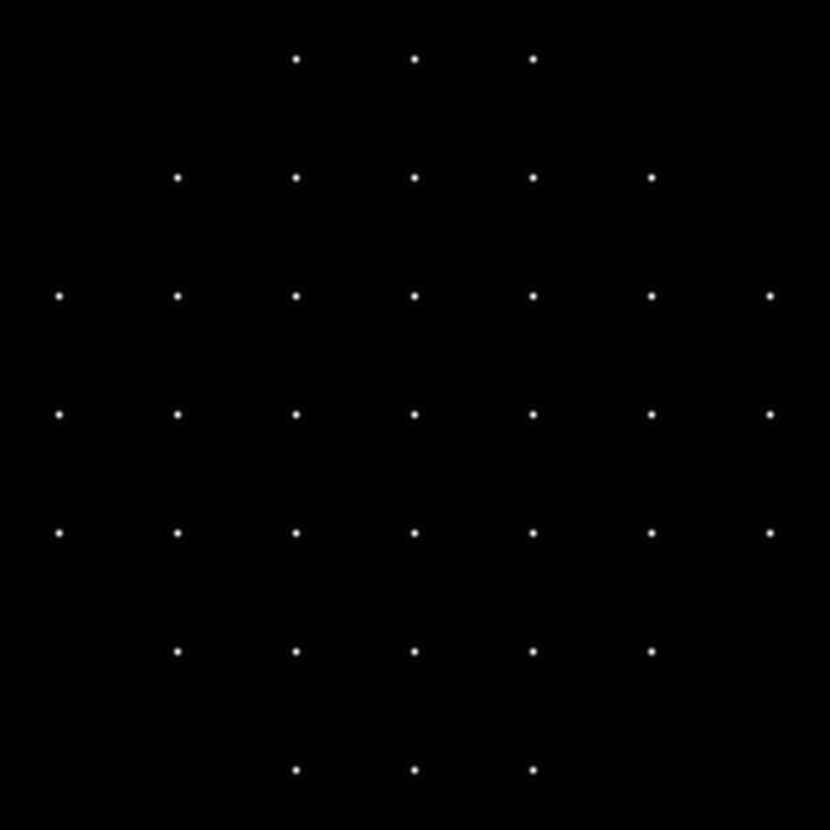
#> input picture diffraction_grid.png, 1659 x 1659 px, found by its file name (shown at 1/2 size)
$ python image_tests.py   (older library calls are emulated)
#> lines starting #> are read from the running program, lines starting #| are printed output that depends on the picture; after the words box and inside, x2 and y2 are one past the last pixel; in counts of white or black regions, pixels touching at a corner belong together
### src/classes/imagereader.py
import sys
import cv2
import numpy as np
import pandas as pd

# setting path
sys.path.append('./')

from .grid import Grid
from .blob import Blob

class ImageReader:
    image = None
    center_x = None
    center_y = None
    grid_kernel = None
    grid_len = 0
    grid_width = 0
    grid_len_size = 0
    grid_width_size = 0
    # Not sure if aperture_rad is still going to be used at all
    aperture_rad = 0
    pixel_length = 0
    blob_size = 0
    radius = 0
    blobs = []
    centers = []
    grid = None
    previews = True

    # The way the init works is subject to change depending on how image
    # streaming works
    # Regardless, would like to have an optional 'path' variable for testing
    # single images
    def __init__(self, path=None, imm_arr=None, pixel_length=1.55, previews=True):
        self.pixel_length = pixel_length
        if (path == None):
            self.image = imm_arr
        else:
            self.image = cv2.cvtColor(cv2.imread(path), cv2.COLOR_BGR2GRAY)
        self.center_x = len(self.image[0])//2
        self.center_y = len(self.image)//2
        self.previews = previews
        self.centroid_coarse_grid()
        self.centroid_fine_grid()
        self.fit_grid()

    # Gets size of the grid. We are assuming this will be constant
    def get_grid_size(self):
        # Grid size values are assumed as 5x5
        self.grid_len = 5
        self.grid_width = 5

    # Gets the size of the aperture. We are assuming this will be constant
    def get_aperture_size(self):
        # Grid size is assumed to be 1000px, so radius is 500px
        self.aperture_rad = 500

    # Gets the radius size (distance between blobs)
    def get_radius_size(self):
        # [13 lines of commented-out code are left out]
        self.radius = 236/2

    def smooth_image(self, thresh):
        # Automate smoothing so we get an apporpriate number of components
        num_labels = len(self.image)*len(self.image[0])
        prev_num_labels = num_labels*2
        stel_size = 3
        stats = None
        while num_labels < prev_num_labels:
            prev_num_labels = num_labels
            # Smooth edges
            kernel = cv2.getStructuringElement(cv2.MORPH_ELLIPSE,
                (stel_size,stel_size))
            opened = cv2.morphologyEx(thresh, cv2.MORPH_OPEN, kernel)
            # Detect connected components
            output = cv2.connectedComponentsWithStats(
                opened, 4, cv2.CV_32S)
            (num_labels, labels, stats, centroids) = output
            stel_size += num_labels//100
        if (self.previews):
            cv2.imshow('smoothed', opened)
            cv2.waitKey()
        return (labels, stats, centroids, num_labels)

    def filter_small_comps(self, bw, stats, centroids, labels, num_labels):
        # Filter small components automatically
        area_factor = 0.2
        average_area = np.mean(stats[1:, cv2.CC_STAT_AREA])
        final_centroids = []
        mask = bw.copy()
        mask[::] = 0
        labeled_mask = cv2.cvtColor(self.image.copy(),cv2.COLOR_GRAY2RGB)
        coarse_num_labels = 0
        for i in range(1, num_labels):
            x = stats[i, cv2.CC_STAT_LEFT]
            y = stats[i, cv2.CC_STAT_TOP]
            w = stats[i, cv2.CC_STAT_WIDTH]
            h = stats[i, cv2.CC_STAT_HEIGHT]
            area = stats[i, cv2.CC_STAT_AREA]
            # filter small components depending on a percentage of the
            # max area
            if area > (average_area*area_factor):
                coarse_num_labels += 1
                component_mask = (labels == i).astype("uint8") * 255
                mask = cv2.bitwise_or(mask, component_mask)

                (cX, cY) = centroids[i]
                cv2.rectangle(labeled_mask,
                        (x, y), (x + w, y + h), (0, 255, 0), 3)
                cv2.circle(labeled_mask,
                        (int(cX), int(cY)), 4, (0, 0, 255), -1)
                final_centroids.append([cX, cY])
        area_factor+= 0.01

        if (self.previews):
            # Display found and labeled components
            cv2.imshow('coarse components', mask)
            cv2.waitKey()
            cv2.imshow('coarse labeled components', labeled_mask)
            cv2.waitKey()
            cv2.destroyAllWindows()

        return final_centroids

    def display_component_image(self):
        bw = self.image
        # Get the subimages for each blob
        labeled_mask = cv2.cvtColor(self.image.copy(),cv2.COLOR_GRAY2RGB)
        new_centers = []
        for i in range(len(self.centers)):
            (cX, cY) = self.centers[i]
            x_start = int(int(cX)-self.radius)
            x_end = int(int(cX)+self.radius)
            y_start = int(int(cY)-self.radius)
            y_end = int(int(cY)+self.radius)
            # Make sure the blobs are within range for proper centroiding (not
            # clipped at the edge of the picture)
            if (x_start >= 0 and x_end < len(self.image[0]) and y_start >= 0 and y_end < len(self.image)):
                blob_mat = bw[y_start:y_end, x_start:x_end]
                cv2.rectangle(labeled_mask,
                    (x_start, y_start), (x_end, y_end), (0, 255, 0), 3)
                # Convert the subimages to blobs to calculate centroids
                new_centers.append(self.centers[i])
                self.blobs.append(Blob(blob_mat, cX, cY, self.pixel_length))
        self.centers = new_centers

        if (self.previews):
            cv2.imshow('fine labeled components', labeled_mask)
            cv2.waitKey()

    # Sets the kernel for cross-correlation
    def set_kernel(self):
        # Create the kernel for cross-correlation. This is a perfect grid
        # blob pad
        blob_pad = 1
        black_blob = np.zeros((int(self.radius)*2, int(self.radius)*2))
        # stel diameter size
        stel_size = 98
        # size of the kernel
        kernel_size = int(self.radius*2)
        kernel_circle = cv2.getStructuringElement(cv2.MORPH_ELLIPSE,
            (stel_size,stel_size))
        kernel = np.pad(kernel_circle,
                        pad_width=(kernel_size-stel_size)//2,
                        mode='constant',
                        constant_values=0)
        row_kernel = []
        rows = [kernel]*self.grid_width
        row_kernel = np.hstack(tuple(rows))
        # Create row padding
        row_pad =  np.hstack(tuple([black_blob] + [kernel]*(self.grid_width-2*blob_pad) + [black_blob]))
        cols = [row_pad] + [row_kernel]*self.grid_len + [row_pad]
        # Create column padding
        col_pad = np.vstack(tuple([black_blob]*2 + [kernel]*(self.grid_len-2*blob_pad) + [black_blob]*2))
        self.grid_kernel = np.hstack(tuple([col_pad] + [np.vstack(tuple(cols))] + [col_pad]))
        (self.grid_len_size, self.grid_width_size) = np.shape(self.grid_kernel)
        if (self.previews):
            cv2.imshow('kernel', self.grid_kernel*255)
            cv2.waitKey()

    # Cycles through the found blobs and performs cross-correlation to find the
    # optimum spot for the grid
    #
    # returns: the position in the centers array for the optimum grid position
    def cross_correlation(self):
        bw = self.image
        thresh = cv2.threshold(bw, 0, 255, cv2.THRESH_OTSU)[1]
        max_val = 0
        pos = 0
        for i in range(len(self.centers)):
            (cX, cY) = self.centers[i]
            x_start = int(cX-(self.grid_width_size//2 if self.grid_width%2 == 1 else (self.grid_width_size//2)-self.radius))
            y_start = int(cY-(self.grid_len_size//2 if self.grid_len%2 == 1 else (self.grid_len_size//2)-self.radius))
            x_end = int(cX+(self.grid_width_size//2 if self.grid_width%2 == 1 else (self.grid_width_size//2)+self.radius))
            y_end = int(cY+(self.grid_len_size//2 if self.grid_len%2 == 1 else (self.grid_len_size//2)+self.radius))
            # Check if the grid will be outside of the image
            if (x_start >= 0 and x_end < len(self.image[0]) and y_start >= 0 and y_end < len(self.image)):
                # Get the sub-grid and perform cross-correlation to check fit
                grid_image = thresh[y_start:y_end, x_start:x_end]
                cc_val = (grid_image*self.grid_kernel).sum()
                if cc_val > max_val:
                    max_val = cc_val
                    pos = i
        return pos

    # Gets the new Grid object based on the given grid
    #
    # args: grid -- the grid matrix
    #       y_shift -- the shift in the y-axis to the start of the grid
    #       x_shift -- the shift in the x-axis to the start of the grid
    #       cx -- distance to center in the x-axis for normalization
    #       cy -- distance to center in the y-axis for normalication
    #
    # returns: new Grid object
    def get_grid_object(self, grid, y_shift, x_shift, cx, cy):
        # Size of padding
        blob_padding = 1
        # Get new blobs after fitting the grid
        blob_size = int(self.radius*2)
        x_edges = [0 + (blob_size*i) for i in range(self.grid_width+1+(2*blob_padding))]
        y_edges = [0 + (blob_size*i) for i in range(self.grid_len+1+(2*blob_padding))]
        blob_array = []
        for i in range(self.grid_len+(2*blob_padding)):
            jstart = 0
            jend = self.grid_width+(2*blob_padding)
            if i == 0 or i == (self.grid_len+(2*blob_padding))-1:
                jstart = 2
                jend = self.grid_width+(2*blob_padding)-2
            elif i == 1 or i == (self.grid_len+(2*blob_padding))-2:
                jstart = 1
                jend = self.grid_width+(2*blob_padding)-1
            for j in range(jstart,jend):
                start_x = x_edges[j]
                start_y = y_edges[i]
                end_x = x_edges[j+1]
                end_y = y_edges[i+1]
                # These values are used for normalizing the positions of the
                # grid
                center_x = (((start_x+end_x)//2) + x_shift)
                center_y = (((start_y+end_y)//2) + y_shift)
                blob_mat = grid[start_y:end_y, start_x:end_x]
                blob_array.append(Blob(blob_mat, center_x, center_y, center_x-cx, center_y-cy, self.pixel_length))
        return Grid(blob_array)

    # Performs coarse grid automation -- finds possible blob locations
    def centroid_coarse_grid(self):
        # Threshold the image. This uses Otsu's thresholding method
        bw = self.image
        thresh = cv2.threshold(bw, 0, 255, cv2.THRESH_OTSU)[1]
        if (self.previews):
            cv2.imshow('threshold', thresh)
            cv2.waitKey()

        # Smooth the image
        (labels, stats, centroids, num_labels) = self.smooth_image(thresh)
        # Filter out small components
        self.centers = self.filter_small_comps(bw, stats, centroids, labels, num_labels)


    # Performs fine grid automation -- finds actual blob locations and sizes
    def centroid_fine_grid(self):
        # Get the radius of the blobs
        self.get_radius_size()

        self.display_component_image()

    # Performs grid fitting via cross-correlation of an "ideal" grid
    def fit_grid(self):
        bw = self.image
        self.get_grid_size()

        # Create the kernel for cross-correlation. This is a perfect grid
        self.set_kernel()

        # Perform cross-correlation on all values and get the max's index
        pos = self.cross_correlation()
        # Get positions of final grid after cross correlation fitting
        (cX, cY) = self.centers[pos]
        x_start = int(cX-(self.grid_width_size//2 if self.grid_width%2 == 1 else (self.grid_width_size//2)-self.radius))
        y_start = int(cY-(self.grid_len_size//2 if self.grid_len%2 == 1 else (self.grid_len_size//2)-self.radius))
        x_end = int(cX+(self.grid_width_size//2 if self.grid_width%2 == 1 else (self.grid_width_size//2)+self.radius))
        y_end = int(cY+(self.grid_len_size//2 if self.grid_len%2 == 1 else (self.grid_len_size//2)+self.radius))
        grid = bw[y_start:y_end, x_start:x_end]

        if (self.previews):
            # Just for showing the image
            labeled_mask = cv2.cvtColor(self.image.copy(),cv2.COLOR_GRAY2RGB)
            (cX, cY) = self.centers[pos]
            x_start = int(cX-(self.grid_width_size//2 if self.grid_width%2 == 1 else (self.grid_width_size//2)-self.radius))
            y_start = int(cY-(self.grid_len_size//2 if self.grid_len%2 == 1 else (self.grid_len_size//2)-self.radius))
            cv2.rectangle(labeled_mask, (x_start, y_start),
                (x_start + self.grid_width_size, y_start + self.grid_len_size), (0, 255, 0), 3)
            cv2.imshow('fit grid', labeled_mask)
            cv2.waitKey()

        self.get_aperture_size()

        new_grid = self.get_grid_object(grid, y_start, x_start, cX, cY)
        self.grid = new_grid

### src/classes/blob.py
import sys

# setting path
sys.path.append('./')
import cv2
import numpy as np
from .pixelcoords import PixelCoords
from .pixelvector import PixelVector

# A blob is a matrix of pixels with intensity values

class Blob:
    i_center_coords = None
    pixel_mat = None
    middle_coords = None
    centroid_coords = None
    max_intensity = 0
    pixel_length = 0

    # pixel_mat is a NumPy array
    def __init__(self, pixel_mat, cx=0, cy=0, ix=0, iy=0, pixel_length=0):
        self.pixel_length = pixel_length
        self.pixel_mat = pixel_mat
        middle_x = len(pixel_mat[0])//2
        middle_y = len(pixel_mat)//2
        self.max_intensity = (np.amax(self.pixel_mat))
        self.center_coords = PixelCoords(cx, cy)
        self.i_center_coords = PixelCoords(ix, iy)
        self.middle_coords = PixelCoords(middle_x, middle_y)

    # Finds the centroid Blob's centroid if it isn't defined. Otherwise,
    # calculate and store it
    #
    # returns: a PixelCoords object containing the centroid of the blob
    #           If the blob is black (0 intensity for all pixels), return
    #           middle coords
    # [29 lines left out: functions find_centroid, find_vector_to_centroid, not called in this run]

### src/classes/imagedisplayer.py
import sys
import cv2
import numpy as np
import pandas as pd

# setting path
sys.path.append('./')

from .grid import Grid
from .blob import Blob
from .imagereader import ImageReader

# Just a utility class for displaying images
class ImageDisplayer:
    grid = None
    image = None

    def __init__(self, imagereader):
        self.grid = imagereader.grid
        self.image =cv2.cvtColor(imagereader.image,cv2.COLOR_GRAY2RGB)

    # Concatenates all the blobs in the grid into a single numpy array.
    # Also adds grid lines to show blob grids
    # [15 lines left out: function get_grid_image, not called in this run]

    # Gets the grid like get_grid_images, but also adds approximate centroid
    # location and vectors
    def get_vector_image(self):
        blobs = self.grid.blob_mat
        masked_image = self.image.copy()
        # set values for vector drawing
        arrow_color  = (0, 0, 255)
        thickness = 2
        for i in range(len(blobs)):
            blob = blobs[i]
            center_x, center_y = round(blob.center_coords.x), round(blob.center_coords.y)
            centroid_x, centroid_y = round(blob.find_centroid().x), round(blob.find_centroid().y)
            gray_blob = blob.pixel_mat
            cur_blob = cv2.cvtColor(gray_blob,cv2.COLOR_GRAY2RGB)
            rad = cur_blob.shape[0]//2
            init_x, init_y = center_x-rad, center_y-rad

            # Add grid lines
            masked_image[center_y-rad:center_y+rad,center_x-rad,0] = 255
            masked_image[center_y-rad:center_y+rad,center_x+rad,0] = 255
            masked_image[center_y-rad,center_x-rad:center_x+rad,0] = 255
            masked_image[center_y+rad,center_x-rad:center_x+rad,0] = 255
            # Though centroid coordinates are sub-pixel values, they are
            # rounded here just for visualization
            start_coord = (round(center_x), round(center_y))
            end_coord = (round(init_x+centroid_x), round(init_y+centroid_y))
            # (y, x) indexing because numpy follows row, col indexing
            masked_image[round(start_coord[1]), round(start_coord[0]), 1] = 255
            # (x, y) is expected by cv2 for pixel coordinates
            masked_image = cv2.arrowedLine(masked_image, start_coord, end_coord,
                arrow_color, thickness, tipLength=0.3)
        return masked_image

### tests/image_tests.py
import sys
import pathlib
import cv2

# setting path
sys.path.append('/'.join(str(pathlib.Path(__file__).parent.resolve()).split('/')[:-1]))

from src.classes.imagereader import ImageReader
from src.classes.imagedisplayer import ImageDisplayer
from src.classes.zernikesolver import ZernikeSolver

# [26 lines left out: functions test_init_image_reader, grid_vector_image, not called in this run]

def test_wavefront_recon():
    #a = ImageReader('tests/images/diffraction_grid.png')
    a = ImageReader('diffraction_grid.png')
#> in __init__, `self.center_x = len(self.image[0])//2`: self.center_x = 829
#> in centroid_coarse_grid, `thresh = cv2.threshold(bw, 0, 255, cv2.THRESH_OTSU)[1]`:
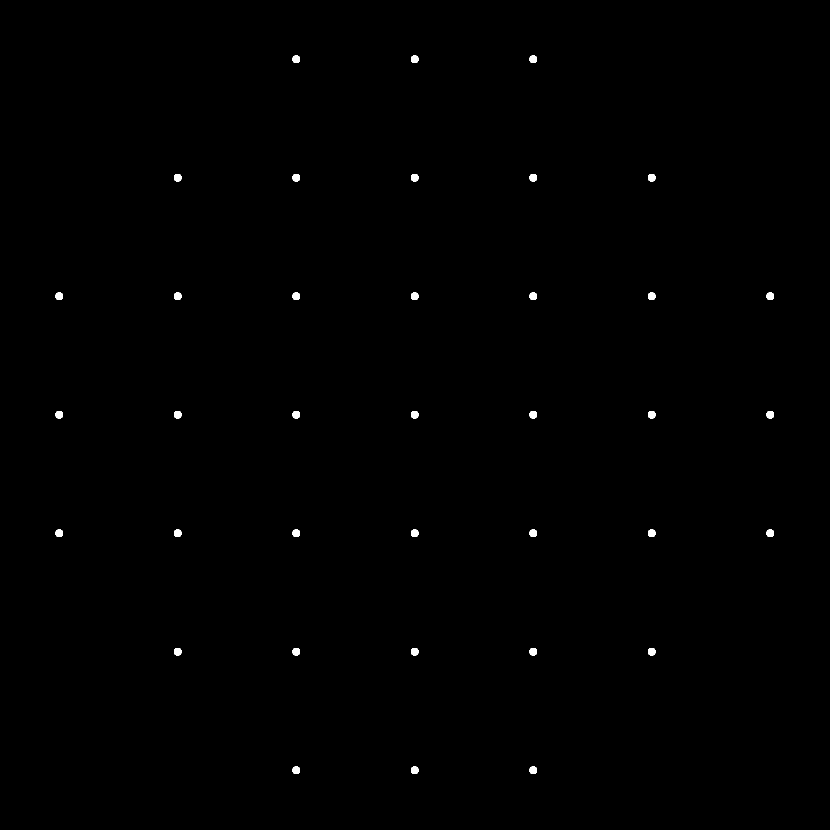
#> thresh: shape (1659, 1659) (shown at 1/2 size); 0.26% white; 37 white regions, largest, box (x1, y1, x2, y2) and area: (585, 111, 600, 126) 193, (822, 111, 837, 126) 193, (1059, 111, 1074, 126) 193
#> in smooth_image, `num_labels = len(self.image)*len(self.image[0])`: num_labels = 2752281
#> in smooth_image, `prev_num_labels = num_labels*2`: prev_num_labels = 5504562
#> the loop in smooth_image, `while num_labels < prev_num_labels:` made 2 passes
#> (prev_num_labels, kernel, num_labels, stel_size) on passes 1 to 2: (2752281, [[0, 1, 0], [1, 1, 1], [0, 1, 0]], 38, 3), (38, [[0, 1, 0], [1, 1, 1], [0, 1, 0]], 38, 3)
#> after the loop in smooth_image, `while num_labels < prev_num_labels:`: stel_size = 3
#> in centroid_coarse_grid, `(labels, stats, centroids, num_labels) = self.smooth_image(thresh)`: stats = 38 rows, first 6: [0, 0, 1659, 1659, 2745140], [585, 111, 15, 15, 193], [822, 111, 15, 15, 193], [1059, 111, 15, 15, 193], [348, 348, 15, 15, 193], [585, 348, 15, 15, 193]; centroids = 38 pairs, first value 118 to 1540, second value 118 to 1540; num_labels = 38
#> in filter_small_comps, `average_area = np.mean(stats[1:, cv2.CC_STAT_AREA])`: average_area = 193
#> in filter_small_comps, labeled_mask is the input picture: shape (1659, 1659, 3); min 0, max 250, mean 0.5
#> the loop in filter_small_comps, `for i in range(1, num_labels):` made 37 passes
#> (x, y, cX, cY) on passes 1 to 8: (585, 111, 592, 118), (822, 111, 829, 118), (1059, 111, 1066, 118), (348, 348, 355, 355), (585, 348, 592, 355), (822, 348, 829, 355), (1059, 348, 1066, 355), (1296, 348, 1303, 355)
#> pass 1, in filter_small_comps, `component_mask = (labels == i).astype("uint8") * 255`:
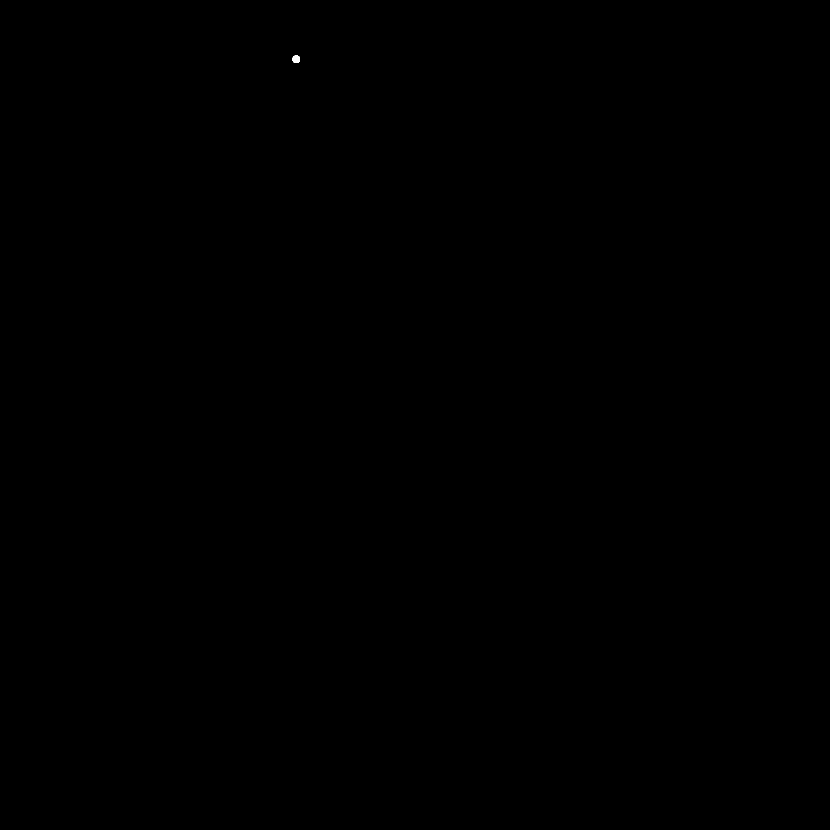
#> component_mask: shape (1659, 1659) (shown at 1/2 size); 0.01% white; 1 white region, box (x1, y1, x2, y2) and area: (585, 111, 600, 126) 193
#> after the loop in filter_small_comps, `for i in range(1, num_labels):`:
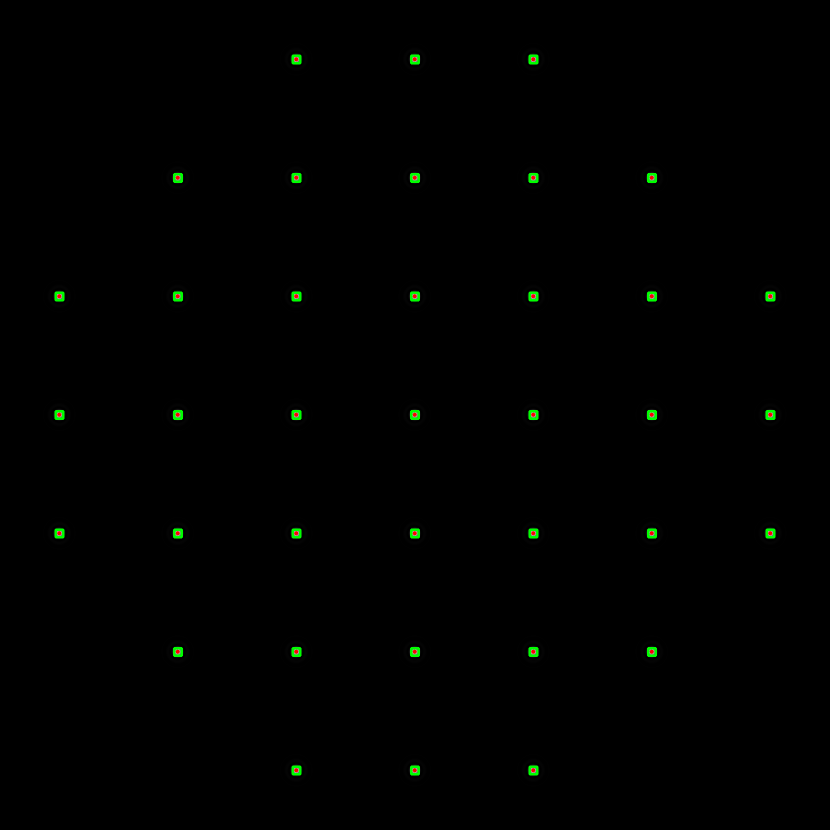
#> labeled_mask: shape (1659, 1659, 3) (shown at 1/2 size); 0.45% of pixels changed, all inside (x1, y1, x2, y2) = (109, 109, 1551, 1551)
#> after the loop in filter_small_comps, `for i in range(1, num_labels):`: coarse_num_labels = 37; final_centroids = 37 pairs, first value 118 to 1540, second value 118 to 1540
#> in centroid_coarse_grid, `self.centers = self.filter_small_comps(bw, stats, centroids, labels, n..`: self.centers has the same summary as final_centroids in filter_small_comps
#> the loop in display_component_image, `for i in range(len(self.centers)):` made 1 pass
#> (cX, cY, x_start, x_end, y_start, y_end, middle_x in Blob) on pass 1: (592, 118, 474, 710, 0, 236, 118)
#> pass 1, in display_component_image, `blob_mat = bw[y_start:y_end, x_start:x_end]`:
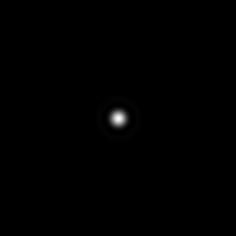
#> blob_mat: shape (236, 236); min 0, max 250, mean 0.7
#> after the loop in display_component_image, `for i in range(len(self.centers)):`: new_centers = [[592, 118]]
#> (the rest of the program and of its run is left out)
